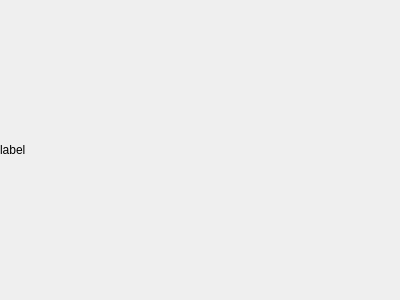
<?xml version="1.0" encoding="UTF-8"?>
<ui version="4.0">
 <class>StatusIndicator</class>
 <widget class="QWidget" name="StatusIndicator">
  <property name="geometry">
   <rect>
    <x>0</x>
    <y>0</y>
    <width>400</width>
    <height>300</height>
   </rect>
  </property>
  <property name="windowTitle">
   <string>Form</string>
  </property>
  <layout class="QGridLayout" name="gridLayout">
   <property name="leftMargin">
    <number>0</number>
   </property>
   <property name="topMargin">
    <number>0</number>
   </property>
   <property name="rightMargin">
    <number>0</number>
   </property>
   <property name="bottomMargin">
    <number>0</number>
   </property>
   <item row="0" column="0">
    <widget class="QLabel" name="label">
     <property name="text">
      <string>label</string>
     </property>
    </widget>
   </item>
  </layout>
 </widget>
 <resources/>
 <connections/>
</ui>
